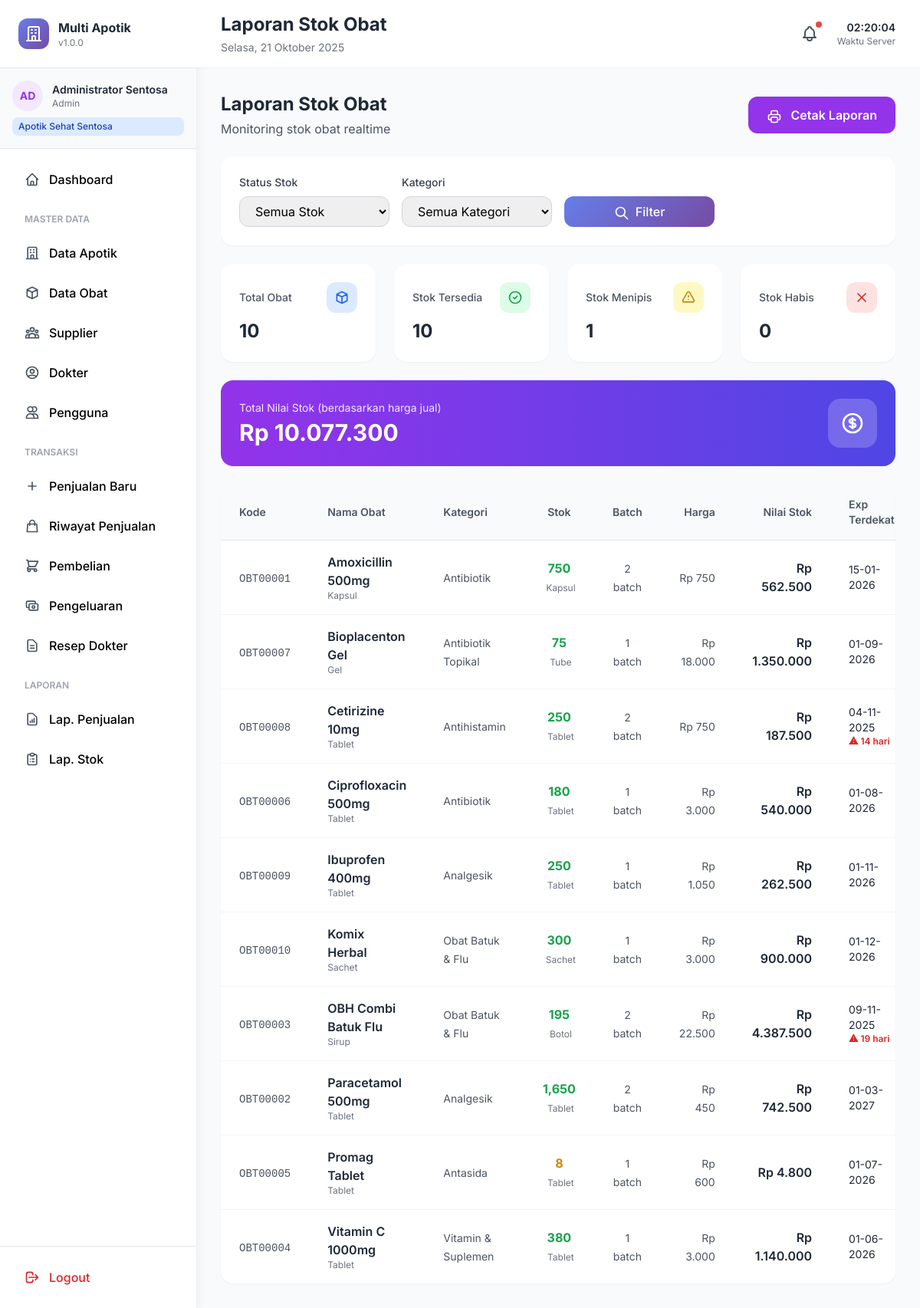
/laporan/stok.php (signed in), run on the app's committed database.
### tables this page shows
CREATE TABLE obat (
    id_obat INT PRIMARY KEY AUTO_INCREMENT,
    id_apotik INT NOT NULL,
    id_kategori INT,
    kode_obat VARCHAR(50) UNIQUE NOT NULL,
    nama_obat VARCHAR(200) NOT NULL,
    jenis_obat VARCHAR(100),
    satuan VARCHAR(20) NOT NULL,
    harga_beli DECIMAL(15,2) DEFAULT 0,
    harga_jual DECIMAL(15,2) NOT NULL,
    margin_persen DECIMAL(5,2),
    aturan_pakai TEXT,
    dosis VARCHAR(100),
    efek_samping TEXT,
    golongan ENUM('bebas', 'bebas_terbatas', 'keras', 'narkotika') DEFAULT 'bebas',
    perlu_resep BOOLEAN DEFAULT FALSE,
    status ENUM('aktif', 'nonaktif') DEFAULT 'aktif',
    created_at TIMESTAMP DEFAULT CURRENT_TIMESTAMP,
    updated_at TIMESTAMP DEFAULT CURRENT_TIMESTAMP ON UPDATE CURRENT_TIMESTAMP,
    FOREIGN KEY (id_apotik) REFERENCES apotik(id_apotik) ON DELETE CASCADE,
    FOREIGN KEY (id_kategori) REFERENCES kategori_obat(id_kategori) ON DELETE SET NULL
);

CREATE TABLE kategori_obat (
    id_kategori INT PRIMARY KEY AUTO_INCREMENT,
    nama_kategori VARCHAR(100) NOT NULL,
    keterangan TEXT,
    created_at TIMESTAMP DEFAULT CURRENT_TIMESTAMP
);

### config.php (called while the page is built, shortened)
<?php
class Database {
    private static $instance = null;
    private $conn;
    private function __construct() {
        try {
            $this->conn = new mysqli(DB_HOST, DB_USER, DB_PASS, DB_NAME);
            $this->conn->set_charset("utf8mb4");
        } catch (Exception $e) {
            die("Database Error: " . $e->getMessage());
        }
    }
    public static function getInstance() {
        if (self::$instance === null) {
            self::$instance = new self();
        }
        return self::$instance;
    }
    public function prepare($sql) {
        return $this->conn->prepare($sql);
    }
}
function db() {
    return Database::getInstance();
}
function formatRupiah($angka) {
    return 'Rp ' . number_format($angka, 0, ',', '.');
}
function formatTanggal($tanggal, $format = 'd-m-Y') {
    return date($format, strtotime($tanggal));
}
function isLoggedIn() {
    return isset($_SESSION['user_id']);
}
function getUserData() {
    return [
        'id' => $_SESSION['user_id'],
        'username' => $_SESSION['username'],
        'nama' => $_SESSION['nama_lengkap'],
        'role' => $_SESSION['user_role'],
        'id_apotik' => $_SESSION['id_apotik'] ?? null,
        'nama_apotik' => $_SESSION['nama_apotik'] ?? null
    ];
}
?>

### laporan/stok.php (the view, shortened to what this page needs)
<?php
require_once '../config.php';
$user = getUserData();
$db = db();
$filter_stok = $_GET['filter_stok'] ?? 'semua';
$id_apotik_filter = $_GET['id_apotik'] ?? '';
if ($user['role'] === 'manajer') {
    $query = "SELECT
                o.id_obat,
                o.kode_obat,
                o.nama_obat,
                o.jenis_obat,
                o.satuan,
                o.harga_jual,
                a.nama_apotik,
                k.nama_kategori,
                COALESCE(SUM(CASE WHEN b.status = 'tersedia' THEN b.stok_sisa ELSE 0 END), 0) as total_stok,
                COUNT(CASE WHEN b.status = 'tersedia' THEN b.id_batch END) as jumlah_batch,
                MIN(CASE WHEN b.status = 'tersedia' THEN b.tanggal_kadaluarsa END) as expired_terdekat
              FROM obat o
              LEFT JOIN apotik a ON o.id_apotik = a.id_apotik
              LEFT JOIN kategori_obat k ON o.id_kategori = k.id_kategori
              LEFT JOIN batch_obat b ON o.id_obat = b.id_obat
              WHERE o.status = 'aktif'";
    if ($id_apotik_filter) {
        $query .= " AND o.id_apotik = " . (int)$id_apotik_filter;
    }
} else {
    $query = "SELECT
                o.id_obat,
                o.kode_obat,
                o.nama_obat,
                o.jenis_obat,
                o.satuan,
                o.harga_jual,
                k.nama_kategori,
                COALESCE(SUM(CASE WHEN b.status = 'tersedia' THEN b.stok_sisa ELSE 0 END), 0) as total_stok,
                COUNT(CASE WHEN b.status = 'tersedia' THEN b.id_batch END) as jumlah_batch,
                MIN(CASE WHEN b.status = 'tersedia' THEN b.tanggal_kadaluarsa END) as expired_terdekat
              FROM obat o
              LEFT JOIN kategori_obat k ON o.id_kategori = k.id_kategori
              LEFT JOIN batch_obat b ON o.id_obat = b.id_obat
              WHERE o.id_apotik = ? AND o.status = 'aktif'";
}
$query .= " GROUP BY o.id_obat";
$query .= " ORDER BY o.nama_obat";
if ($user['role'] === 'manajer') {
    $laporan = $db->query($query);
} else {
    $stmt = $db->prepare($query);
    $stmt->bind_param("i", $user['id_apotik']);
    $stmt->execute();
    $laporan = $stmt->get_result();
}
$stats = [
    'total_obat' => 0,
    'stok_tersedia' => 0,
    'stok_habis' => 0,
    'stok_menipis' => 0,
    'total_nilai' => 0
];
$laporan->data_seek(0);
while ($row = $laporan->fetch_assoc()) {
    $stats['total_obat']++;
    if ($row['total_stok'] == 0) {
        $stats['stok_habis']++;
    } elseif ($row['total_stok'] < 10) {
        $stats['stok_menipis']++;
    }
    $stats['total_nilai'] += $row['total_stok'] * $row['harga_jual'];
}
$stats['stok_tersedia'] = $stats['total_obat'] - $stats['stok_habis'];
$laporan->data_seek(0);
include '../includes/header.php';
?>
<div class="space-y-6">
    <div class="flex items-center justify-between no-print">
        <div>
            <h2 class="text-2xl font-bold text-gray-800">Laporan Stok Obat</h2>
            <p class="text-gray-600 mt-1">Monitoring stok obat realtime</p>
        </div>
        <button onclick="window.print()" class="px-6 py-3 bg-purple-600 text-white rounded-xl font-semibold hover:shadow-lg transition-all">
            Cetak Laporan
        </button>
    </div>
    <div class="bg-white rounded-2xl shadow-sm p-6 no-print">
        <form method="GET" class="grid grid-cols-1 md:grid-cols-4 gap-4">
            <div>
                <label class="block text-sm font-medium text-gray-700 mb-2">Status Stok</label>
                <select name="filter_stok" class="w-full px-4 py-2 border border-gray-300 rounded-xl focus:ring-2 focus:ring-purple-500">
                    <option value="semua" <?= $filter_stok === 'semua' ? 'selected' : '' ?>>Semua Stok</option>
                </select>
            </div>
            <div>
                <label class="block text-sm font-medium text-gray-700 mb-2">Kategori</label>
                <select name="id_kategori" class="w-full px-4 py-2 border border-gray-300 rounded-xl focus:ring-2 focus:ring-purple-500">
                    <option value="">Semua Kategori</option>
                </select>
            </div>
            <div class="flex items-end">
                <button type="submit" class="w-full px-4 py-2 gradient-bg text-white rounded-xl font-medium hover:shadow-lg transition-all">
                    <svg class="w-5 h-5 inline mr-1" fill="none" stroke="currentColor" viewBox="0 0 24 24">
                        <path stroke-linecap="round" stroke-linejoin="round" stroke-width="2" d="M21 21l-6-6m2-5a7 7 0 11-14 0 7 7 0 0114 0z"></path>
                    </svg>
                    Filter
                </button>
            </div>
        </form>
    </div>
    <div class="grid grid-cols-1 md:grid-cols-4 gap-6">
        <div class="bg-white rounded-2xl p-6 shadow-sm">
            <div class="flex items-center justify-between mb-2">
                <h3 class="text-sm text-gray-600 font-medium">Total Obat</h3>
                <div class="w-10 h-10 bg-blue-100 rounded-xl flex items-center justify-center">
                    <svg class="w-5 h-5 text-blue-600" fill="none" stroke="currentColor" viewBox="0 0 24 24">
                        <path stroke-linecap="round" stroke-linejoin="round" stroke-width="2" d="M20 7l-8-4-8 4m16 0l-8 4m8-4v10l-8 4m0-10L4 7m8 4v10M4 7v10l8 4"></path>
                    </svg>
                </div>
            </div>
            <p class="text-2xl font-bold text-gray-800"><?= number_format($stats['total_obat']) ?></p>
        </div>
        <div class="bg-white rounded-2xl p-6 shadow-sm">
            <div class="flex items-center justify-between mb-2">
                <h3 class="text-sm text-gray-600 font-medium">Stok Tersedia</h3>
                <div class="w-10 h-10 bg-green-100 rounded-xl flex items-center justify-center">
                    <svg class="w-5 h-5 text-green-600" fill="none" stroke="currentColor" viewBox="0 0 24 24">
                        <path stroke-linecap="round" stroke-linejoin="round" stroke-width="2" d="M9 12l2 2 4-4m6 2a9 9 0 11-18 0 9 9 0 0118 0z"></path>
                    </svg>
                </div>
            </div>
            <p class="text-2xl font-bold text-gray-800"><?= number_format($stats['stok_tersedia']) ?></p>
        </div>
        <div class="bg-white rounded-2xl p-6 shadow-sm">
            <div class="flex items-center justify-between mb-2">
                <h3 class="text-sm text-gray-600 font-medium">Stok Menipis</h3>
                <div class="w-10 h-10 bg-yellow-100 rounded-xl flex items-center justify-center">
                    <svg class="w-5 h-5 text-yellow-600" fill="none" stroke="currentColor" viewBox="0 0 24 24">
                        <path stroke-linecap="round" stroke-linejoin="round" stroke-width="2" d="M12 9v2m0 4h.01m-6.938 4h13.856c1.54 0 2.502-1.667 1.732-3L13.732 4c-.77-1.333-2.694-1.333-3.464 0L3.34 16c-.77 1.333.192 3 1.732 3z"></path>
                    </svg>
                </div>
            </div>
            <p class="text-2xl font-bold text-gray-800"><?= number_format($stats['stok_menipis']) ?></p>
        </div>
        <div class="bg-white rounded-2xl p-6 shadow-sm">
            <div class="flex items-center justify-between mb-2">
                <h3 class="text-sm text-gray-600 font-medium">Stok Habis</h3>
                <div class="w-10 h-10 bg-red-100 rounded-xl flex items-center justify-center">
                    <svg class="w-5 h-5 text-red-600" fill="none" stroke="currentColor" viewBox="0 0 24 24">
                        <path stroke-linecap="round" stroke-linejoin="round" stroke-width="2" d="M6 18L18 6M6 6l12 12"></path>
                    </svg>
                </div>
            </div>
            <p class="text-2xl font-bold text-gray-800"><?= number_format($stats['stok_habis']) ?></p>
        </div>
    </div>
    <div class="bg-gradient-to-r from-purple-600 to-indigo-600 rounded-2xl p-6 text-white">
        <div class="flex items-center justify-between">
            <div>
                <p class="text-purple-100 text-sm mb-1">Total Nilai Stok (berdasarkan harga jual)</p>
                <p class="text-3xl font-bold"><?= formatRupiah($stats['total_nilai']) ?></p>
            </div>
            <div class="w-16 h-16 bg-white bg-opacity-20 rounded-2xl flex items-center justify-center">
            </div>
        </div>
    </div>
    <div class="bg-white rounded-2xl shadow-sm overflow-hidden">
        <div class="overflow-x-auto">
            <table class="w-full">
                <thead class="bg-gray-50 border-b border-gray-200">
                    <tr>
                        <th class="text-left py-4 px-6 text-sm font-semibold text-gray-600">Kode</th>
                        <th class="text-left py-4 px-6 text-sm font-semibold text-gray-600">Nama Obat</th>
                        <th class="text-left py-4 px-6 text-sm font-semibold text-gray-600">Kategori</th>
                        <th class="text-center py-4 px-6 text-sm font-semibold text-gray-600">Stok</th>
                        <th class="text-center py-4 px-6 text-sm font-semibold text-gray-600">Batch</th>
                        <th class="text-right py-4 px-6 text-sm font-semibold text-gray-600">Harga</th>
                        <th class="text-right py-4 px-6 text-sm font-semibold text-gray-600">Nilai Stok</th>
                        <th class="text-left py-4 px-6 text-sm font-semibold text-gray-600">Exp Terdekat</th>
                    </tr>
                </thead>
                <tbody class="divide-y divide-gray-100">
                    <?php if ($laporan->num_rows > 0): ?>
                        <?php
                        $laporan->data_seek(0);
                        while ($row = $laporan->fetch_assoc()):
                            $stok_class = $row['total_stok'] == 0 ? 'text-red-600' : ($row['total_stok'] < 10 ? 'text-yellow-600' : 'text-green-600');
                            $expired_soon = $row['expired_terdekat'] ? (strtotime($row['expired_terdekat']) - time()) / (60*60*24) : null;
                        ?>
                        <tr class="hover:bg-gray-50">
                            <td class="py-4 px-6">
                                <span class="font-mono text-sm text-gray-600"><?= htmlspecialchars($row['kode_obat']) ?></span>
                            </td>
                            <td class="py-4 px-6">
                                <div>
                                    <p class="font-semibold text-gray-800"><?= htmlspecialchars($row['nama_obat']) ?></p>
                                    <p class="text-xs text-gray-500"><?= htmlspecialchars($row['jenis_obat']) ?></p>
                                </div>
                            </td>
                            <td class="py-4 px-6">
                                <span class="text-sm text-gray-600"><?= htmlspecialchars($row['nama_kategori'] ?? '-') ?></span>
                            </td>
                            <td class="py-4 px-6 text-center">
                                <span class="font-bold <?= $stok_class ?>"><?= number_format($row['total_stok']) ?></span>
                                <span class="text-xs text-gray-500 ml-1"><?= htmlspecialchars($row['satuan']) ?></span>
                            </td>
                            <td class="py-4 px-6 text-center">
                                <span class="text-sm text-gray-600"><?= $row['jumlah_batch'] ?> batch</span>
                            </td>
                            <td class="py-4 px-6 text-right">
                                <span class="text-sm text-gray-600"><?= formatRupiah($row['harga_jual']) ?></span>
                            </td>
                            <td class="py-4 px-6 text-right">
                                <span class="font-semibold text-gray-800"><?= formatRupiah($row['total_stok'] * $row['harga_jual']) ?></span>
                            </td>
                            <td class="py-4 px-6">
                                <?php if ($row['expired_terdekat']): ?>
                                <div>
                                    <p class="text-sm text-gray-800"><?= formatTanggal($row['expired_terdekat']) ?></p>
                                    <?php if ($expired_soon !== null && $expired_soon <= 30): ?>
                                    <p class="text-xs text-red-600 font-semibold">⚠ <?= round($expired_soon) ?> hari</p>
                                    <?php endif; ?>
                                </div>
                                <?php else: ?>
                                <span class="text-sm text-gray-400">-</span>
                                <?php endif; ?>
                            </td>
                        </tr>
                        <?php endwhile; ?>
                    <?php endif; ?>
                </tbody>
            </table>
        </div>
    </div>
</div>
<?php include '../includes/footer.php'; ?>

### includes/header.php (style rules this page uses)
* { font-family: 'Inter', sans-serif; }
.gradient-bg { background: linear-gradient(135deg, #667eea 0%, #764ba2 100%); }

### data on the page
obat: id_obat "10", kode_obat "OBT00010", nama_obat "Komix Herbal", jenis_obat "Sachet", id_kategori.nama_kategori "Obat Batuk & Flu", total_stok "300", satuan "Sachet", jumlah_batch "1", harga_jual "Rp 3.000", harga_jual "Rp 900.000", expired_terdekat "01-12-2026"
obat: kode_obat "OBT00001", nama_obat "Amoxicillin 500mg", jenis_obat "Kapsul", id_kategori.nama_kategori "Antibiotik", total_stok "750", satuan "Kapsul", jumlah_batch "2", harga_jual "Rp 750", harga_jual "Rp 562.500", expired_terdekat "15-01-2026"
obat: kode_obat "OBT00007", nama_obat "Bioplacenton Gel", jenis_obat "Gel", id_kategori.nama_kategori "Antibiotik Topikal", total_stok "75", satuan "Tube", jumlah_batch "1", harga_jual "Rp 18.000", harga_jual "Rp 1.350.000", expired_terdekat "01-09-2026"
obat: kode_obat "OBT00008", nama_obat "Cetirizine 10mg", jenis_obat "Tablet", id_kategori.nama_kategori "Antihistamin", total_stok "250", satuan "Tablet", jumlah_batch "2", harga_jual "Rp 750", harga_jual "Rp 187.500", expired_terdekat "04-11-2025"
obat: kode_obat "OBT00006", nama_obat "Ciprofloxacin 500mg", jenis_obat "Tablet", id_kategori.nama_kategori "Antibiotik", total_stok "180", satuan "Tablet", jumlah_batch "1", harga_jual "Rp 3.000", harga_jual "Rp 540.000", expired_terdekat "01-08-2026"
obat: kode_obat "OBT00009", nama_obat "Ibuprofen 400mg", jenis_obat "Tablet", id_kategori.nama_kategori "Analgesik", total_stok "250", satuan "Tablet", jumlah_batch "1", harga_jual "Rp 1.050", harga_jual "Rp 262.500", expired_terdekat "01-11-2026"
obat: kode_obat "OBT00003", nama_obat "OBH Combi Batuk Flu", jenis_obat "Sirup", id_kategori.nama_kategori "Obat Batuk & Flu", total_stok "195", satuan "Botol", jumlah_batch "2", harga_jual "Rp 22.500", harga_jual "Rp 4.387.500", expired_terdekat "09-11-2025"
obat: kode_obat "OBT00002", nama_obat "Paracetamol 500mg", jenis_obat "Tablet", id_kategori.nama_kategori "Analgesik", total_stok "1,650", satuan "Tablet", jumlah_batch "2", harga_jual "Rp 450", harga_jual "Rp 742.500", expired_terdekat "01-03-2027"
obat: kode_obat "OBT00005", nama_obat "Promag Tablet", jenis_obat "Tablet", id_kategori.nama_kategori "Antasida", total_stok "8", satuan "Tablet", jumlah_batch "1", harga_jual "Rp 600", harga_jual "Rp 4.800", expired_terdekat "01-07-2026"
obat: kode_obat "OBT00004", nama_obat "Vitamin C 1000mg", jenis_obat "Tablet", id_kategori.nama_kategori "Vitamin & Suplemen", total_stok "380", satuan "Tablet", jumlah_batch "1", harga_jual "Rp 3.000", harga_jual "Rp 1.140.000", expired_terdekat "01-06-2026"

### other printed values
APP_NAME "Multi Apotik"
APP_VERSION "1.0.0"
substr($user['nama'], 0, 2) "AD"
$user['nama'] "Administrator Sentosa"
$user['role'] "Admin"
$user['nama_apotik'] "Apotik Sehat Sentosa"
$pageTitle "Laporan Stok Obat"
$stats['stok_menipis'] "1"
$stats['stok_habis'] "0"
formatRupiah($stats['total_nilai']) "Rp 10.077.300"
